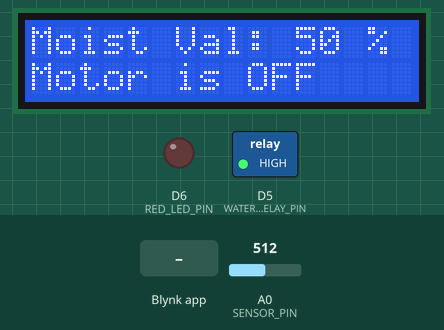
The sketch below on a simulated ESP8266 (NodeMCU). Shown: 16×2 character LCD, switched loads named in the sketch (green lamp = pin HIGH), output pins drawn as LEDs (lit = HIGH). The inputs (shaded band) are chosen by the test bench; at power-on: A0 (SENSOR_PIN) = 512. WiFi joins after 1.5 s; servers stay silent unless stated.

Above: at 9.7 s.
9.8 s: Blynk app writes 1 to V1
At 11.0 s:
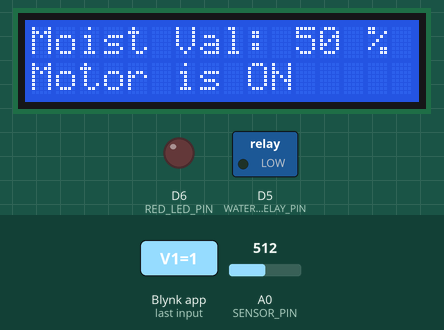
11.3 s: A0 (SENSOR_PIN) set to 716
At 12.8 s:
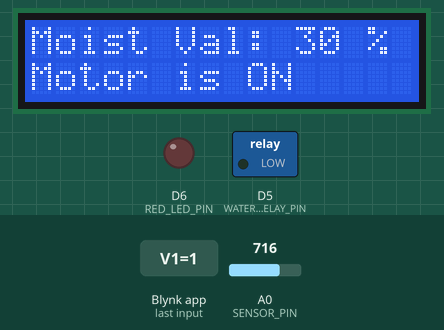
13.7 s: Blynk app writes 0 to V1
At 14.8 s:
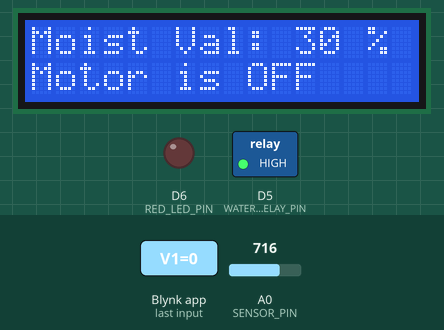
15.2 s: A0 (SENSOR_PIN) set to 900
At 16.7 s:
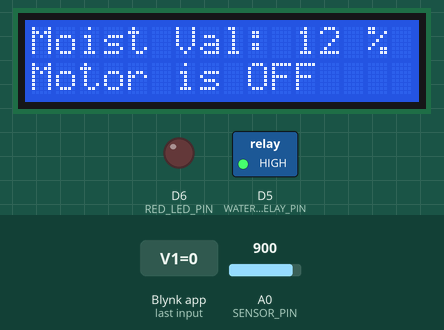
17.6 s: A0 (SENSOR_PIN) set to 306
At 19.3 s:
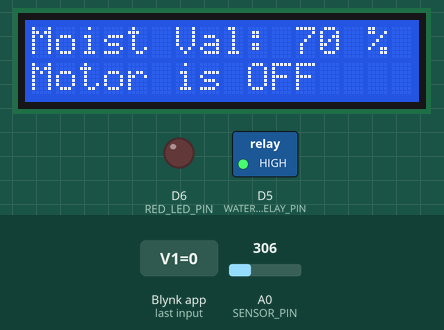
Timing chart, 0 to 20.6 s (numbered marks = the images above; inputs shaded):
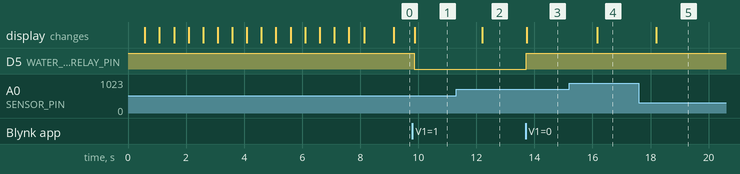

The sketch:

Plant_irrigation_system.ino
```cpp
// Blynk configuration
#define BLYNK_TEMPLATE_ID "TMPL6gb9RSV_e"
#define BLYNK_TEMPLATE_NAME "Smart Irrigation System"
#define BLYNK_AUTH_TOKEN "6b8Mj1_suX-"

#include <LiquidCrystal_I2C.h>
#include <ESP8266WiFi.h>
#include <BlynkSimpleEsp8266.h>

// LCD display initialization
LiquidCrystal_I2C lcd(0x27, 16, 2);

// WiFi credentials and Blynk authentication
char auth[] = "6b8Mj1_s9uma26xg1Nl5NJIFvdCTvuX-"; // Authentication token
char ssid[] = "VodaFone12";                         // WiFi SSID
char pass[] = "r@ndom00";                         // WiFi password

// Blynk timer
BlynkTimer timer;

// Pin definitions
#define SENSOR_PIN A0               // Soil moisture sensor pin
#define WATER_PUMP_RELAY_PIN D5     // Water pump relay pin
#define RED_LED_PIN D6

// Global variables
bool waterPumpRelayState = false;  // Stores the relay state
unsigned long lastReconnectAttempt = 0;  // To manage Blynk reconnection attempts
unsigned long wifiReconnectTimer = 0;    // To manage Wi-Fi reconnection attempts

void setup() {
  // Initialize serial communication
  Serial.begin(9600);

  // Configure pins
  pinMode(WATER_PUMP_RELAY_PIN, OUTPUT);
  digitalWrite(WATER_PUMP_RELAY_PIN, HIGH); // Ensure the pump is initially off when connected to NO pin
  pinMode(RED_LED_PIN, OUTPUT);
  digitalWrite(RED_LED_PIN,LOW);

  // Initialize LCD
  lcd.init();
  lcd.backlight();


  // Connect to Blynk
  //Blynk.begin(auth, ssid, pass, "blynk.cloud", 80);
  Blynk.config(auth, "blynk.cloud", 80);
  //Blynk.connectWiFi(ssid, pass);
  WiFi.begin(ssid,pass);
  //WiFi.setAutoReconnect(true);
  //WiFi.persistent(true);

  // Display loading message on LCD
  lcd.setCursor(0, 0);
  lcd.print("Please Wait ");
  for (int i = 0; i < 16; i++) {
    lcd.setCursor(i, 1);
    lcd.print(".");
    delay(500);
  }
  lcd.clear();

  //initial output of lcd
  lcd.setCursor(0, 0);
  lcd.print("Moist Val: ");
  lcd.print("00 %");
  lcd.setCursor(0,1);
  lcd.print("Motor is OFF");

  // Set a timer to read soil moisture values periodically
  timer.setInterval(1000L, readSoilMoisture);

  if(WiFi.status() == WL_CONNECTED)
  Blynk.connect(1000);
}

// Handle button input from the Blynk app
BLYNK_WRITE(V1) {
  waterPumpRelayState = param.asInt() || 0;

  if (waterPumpRelayState) {
    digitalWrite(WATER_PUMP_RELAY_PIN, LOW); // Turn the water pump ON when connected to NO pin
    updateLCDMotorState(true); // Update motor state on LCD
  } else {
    digitalWrite(WATER_PUMP_RELAY_PIN, HIGH); // Turn the water pump OFF when connected to NO pin
    updateLCDMotorState(false); // Update motor state on LCD
  }
}

// Function to update the LCD display
void updateLCDMotorState( bool motorState) {
  static bool lastMotorState = false;

  // Update LCD only if values have changed
  if (motorState != lastMotorState) {
    lcd.setCursor(0, 1);
    lcd.print(motorState ? F("Motor is ON ") : F("Motor is OFF"));

    lastMotorState = motorState;
  }
}

void updateLCDMoisture(int moisturePercentage){
  static int lastMoisture=-1;

  if (moisturePercentage != lastMoisture) {
    lcd.setCursor(0, 0);
    lcd.print(F("Moist Val: "));
    if (moisturePercentage < 10) lcd.print("0");
    lcd.print(moisturePercentage);
    lcd.print(" %");

    lastMoisture = moisturePercentage;
  }
}

// Read soil moisture sensor values
void readSoilMoisture() {
  int sensorValue = analogRead(SENSOR_PIN);
  int moisturePercentage = map(sensorValue, 0, 1024, 0, 100);
  moisturePercentage = 100 - moisturePercentage; // Convert to percentage


    // Send moisture value to Blynk app if connected
  if (WiFi.status() == WL_CONNECTED && Blynk.connected()) {
    Blynk.virtualWrite(V0, moisturePercentage);
    updateLCDMoisture(moisturePercentage);
  }

  // Handle motor auto-control based on moisture level only when not connected to blynk
  else
  if (moisturePercentage > 10 && moisturePercentage < 30) {
    digitalWrite(WATER_PUMP_RELAY_PIN, LOW); // Turn the pump ON
    updateLCDMoisture(moisturePercentage);
    updateLCDMotorState(true);
  } else {
    digitalWrite(WATER_PUMP_RELAY_PIN, HIGH); // Turn the pump OFF
    updateLCDMoisture(moisturePercentage);
    updateLCDMotorState(false);
  }

}

// Function to handle Wi-Fi reconnection
void reconnectWiFi() {
  if (WiFi.status() != WL_CONNECTED) {
    if (millis() - wifiReconnectTimer > 10000) {  // Attempt reconnect every 10 seconds
      wifiReconnectTimer = millis();
      WiFi.begin(ssid, pass);
      Serial.println("Attempting to reconnect Wi-Fi...");
    }
  }
}

void BlinkRedLed(int delay_time=300){
  digitalWrite(RED_LED_PIN, HIGH);
  delay(delay_time);
  digitalWrite(RED_LED_PIN, LOW);
}

void loop() {
    timer.run();  // Run the Blynk timer

  reconnectWiFi();  // Check and reconnect Wi-Fi if necessary

  // Handle Blynk reconnection attempts
  unsigned long now = millis();
  if (WiFi.status() == WL_CONNECTED && !Blynk.connected()) {
    if (now - lastReconnectAttempt > 5000) {  // Attempt reconnect every 5 seconds
      lastReconnectAttempt = now;
      Blynk.connect(1000);  // Non-blocking connection attempt
      Serial.println("Attempting to reconnect to Blynk...");
    }
  }

  // Run Blynk only if connected
  if (WiFi.status() == WL_CONNECTED && Blynk.connected()) {
    Blynk.run();
  }

  // Debugging output
  if (WiFi.status() != WL_CONNECTED) {
    Serial.println("Wi-Fi disconnected!");
  }

  if (!Blynk.connected()) {
    Serial.println("Blynk disconnected!");
    BlinkRedLed(400);
  }

  delay(100);  // Small delay to yield control
}
```

Measured:
- after the input at 9.8 s, D5 (WATER_PUMP_RELAY_PIN): HIGH → LOW after 0.06 s; the display: changes after 0.07 s (image 1)
- after the input at 11.3 s, the display: changes after 0.91 s (image 2)
- after the input at 13.7 s, D5 (WATER_PUMP_RELAY_PIN): LOW → HIGH at once; the display: changes at once (image 3)
- after the input at 15.2 s, the display: changes after 0.96 s (image 4)
- after the input at 17.6 s, the display: changes after 0.59 s (image 5)
